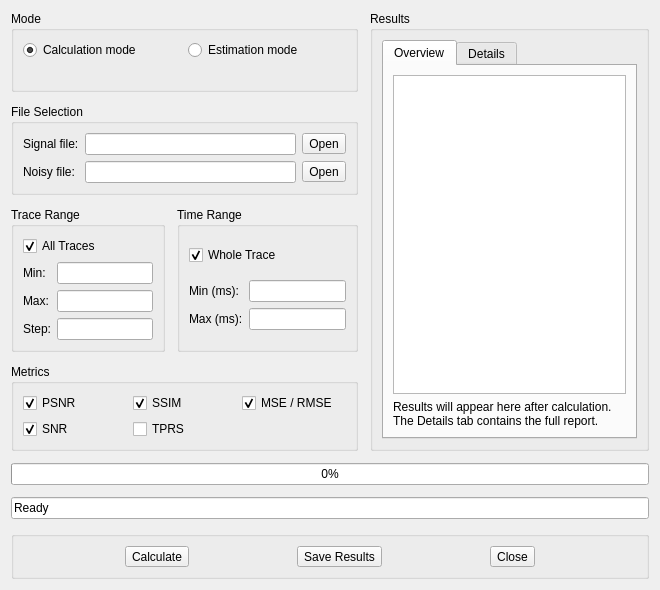
<?xml version='1.0' encoding='UTF-8'?>
<ui version="4.0">
 <class>MetricsDialog</class>
 <widget class="QDialog" name="MetricsDialog">
  <property name="geometry">
   <rect>
    <x>0</x>
    <y>0</y>
    <width>660</width>
    <height>550</height>
   </rect>
  </property>
  <property name="windowTitle">
   <string>Seismic Data Quality Metrics</string>
  </property>
  <layout class="QVBoxLayout" name="verticalLayout_main">
   <property name="spacing">
    <number>12</number>
   </property>
   <item>
    <layout class="QHBoxLayout" name="bodyLayout">
     <item>
      <layout class="QVBoxLayout" name="settingsLayout">
       <item>
        <widget class="QGroupBox" name="groupBox_mode">
         <property name="title">
          <string>Mode</string>
         </property>
         <layout class="QGridLayout" name="verticalLayout_mode">
          <item row="0" column="0">
           <widget class="CustomRadioButton" name="rbCalculation">
            <property name="checked">
             <bool>true</bool>
            </property>
            <property name="text">
             <string>Calculation mode</string>
            </property>
           </widget>
          </item>
          <item row="0" column="1">
           <widget class="CustomRadioButton" name="rbEstimation">
            <property name="text">
             <string>Estimation mode</string>
            </property>
           </widget>
          </item>
          <item row="1" column="0" colspan="2">
           <widget class="QLabel" name="modeHint">
            <property name="text">
             <string />
            </property>
            <property name="wordWrap">
             <bool>true</bool>
            </property>
           </widget>
          </item>
         </layout>
        </widget>
       </item>
       <item>
        <widget class="QGroupBox" name="groupBox_files">
         <property name="title">
          <string>File Selection</string>
         </property>
         <layout class="QVBoxLayout" name="verticalLayout_files">
          <item>
           <layout class="QGridLayout" name="gridLayout_files">
            <item row="0" column="0">
             <widget class="QLabel" name="label_file1">
              <property name="text">
               <string>Signal file:</string>
              </property>
             </widget>
            </item>
            <item row="0" column="1">
             <widget class="QLineEdit" name="pathFile1">
              <property name="enabled">
               <bool>true</bool>
              </property>
              <property name="readOnly">
               <bool>true</bool>
              </property>
              <property name="toolTip">
               <string>Uses the file open in the main window as the reference.</string>
              </property>
             </widget>
            </item>
            <item row="0" column="2">
             <widget class="QToolButton" name="btnOpenFile1">
              <property name="minimumSize">
               <size>
                <width>30</width>
                <height>0</height>
               </size>
              </property>
              <property name="text">
               <string>Open</string>
              </property>
             </widget>
            </item>
            <item row="1" column="0">
             <widget class="QLabel" name="label_file2">
              <property name="text">
               <string>Noisy file:</string>
              </property>
             </widget>
            </item>
            <item row="1" column="1">
             <widget class="QLineEdit" name="pathFile2">
              <property name="toolTip">
               <string>Select the noisy file to compare</string>
              </property>
              <property name="readOnly">
               <bool>true</bool>
              </property>
             </widget>
            </item>
            <item row="1" column="2">
             <widget class="QToolButton" name="btnOpenFile2">
              <property name="minimumSize">
               <size>
                <width>30</width>
                <height>0</height>
               </size>
              </property>
              <property name="text">
               <string>Open</string>
              </property>
             </widget>
            </item>
           </layout>
          </item>
         </layout>
        </widget>
       </item>
       <item>
        <layout class="QHBoxLayout" name="horizontalLayout_range">
         <item>
          <widget class="QGroupBox" name="groupBox_trace">
           <property name="title">
            <string>Trace Range</string>
           </property>
           <layout class="QVBoxLayout" name="verticalLayout_trace">
            <item>
             <widget class="CustomCheckBox" name="ckTrAll">
              <property name="text">
               <string>All Traces</string>
              </property>
              <property name="checked">
               <bool>true</bool>
              </property>
             </widget>
            </item>
            <item>
             <layout class="QGridLayout" name="gridLayout_trace">
              <item row="0" column="0">
               <widget class="QLabel" name="label_trmin">
                <property name="text">
                 <string>Min:</string>
                </property>
               </widget>
              </item>
              <item row="0" column="1">
               <widget class="QLineEdit" name="edTrMin" />
              </item>
              <item row="1" column="0">
               <widget class="QLabel" name="label_trmax">
                <property name="text">
                 <string>Max:</string>
                </property>
               </widget>
              </item>
              <item row="1" column="1">
               <widget class="QLineEdit" name="edTrMax" />
              </item>
              <item row="2" column="0">
               <widget class="QLabel" name="label_trstp">
                <property name="text">
                 <string>Step:</string>
                </property>
               </widget>
              </item>
              <item row="2" column="1">
               <widget class="QLineEdit" name="edTrStp" />
              </item>
             </layout>
            </item>
           </layout>
          </widget>
         </item>
         <item>
          <widget class="QGroupBox" name="groupBox_time">
           <property name="title">
            <string>Time Range</string>
           </property>
           <layout class="QVBoxLayout" name="verticalLayout_time">
            <item>
             <widget class="CustomCheckBox" name="ckTmAll">
              <property name="text">
               <string>Whole Trace</string>
              </property>
              <property name="checked">
               <bool>true</bool>
              </property>
             </widget>
            </item>
            <item>
             <layout class="QGridLayout" name="gridLayout_time">
              <item row="0" column="0">
               <widget class="QLabel" name="label_tmmin">
                <property name="text">
                 <string>Min (ms):</string>
                </property>
               </widget>
              </item>
              <item row="0" column="1">
               <widget class="QLineEdit" name="edTmMin" />
              </item>
              <item row="1" column="0">
               <widget class="QLabel" name="label_tmmax">
                <property name="text">
                 <string>Max (ms):</string>
                </property>
               </widget>
              </item>
              <item row="1" column="1">
               <widget class="QLineEdit" name="edTmMax" />
              </item>
             </layout>
            </item>
           </layout>
          </widget>
         </item>
        </layout>
       </item>
       <item>
        <widget class="QGroupBox" name="groupBox_metrics">
         <property name="title">
          <string>Metrics</string>
         </property>
         <layout class="QGridLayout" name="gridLayout_metrics">
          <item row="0" column="0">
           <widget class="CustomCheckBox" name="ckPSNR">
            <property name="text">
             <string>PSNR</string>
            </property>
            <property name="checked">
             <bool>true</bool>
            </property>
           </widget>
          </item>
          <item row="0" column="1">
           <widget class="CustomCheckBox" name="ckSSIM">
            <property name="text">
             <string>SSIM</string>
            </property>
            <property name="checked">
             <bool>true</bool>
            </property>
           </widget>
          </item>
          <item row="0" column="2">
           <widget class="CustomCheckBox" name="ckMSE">
            <property name="checked">
             <bool>true</bool>
            </property>
            <property name="text">
             <string>MSE / RMSE</string>
            </property>
           </widget>
          </item>
          <item row="1" column="0">
           <widget class="CustomCheckBox" name="ckSNR">
            <property name="text">
             <string>SNR</string>
            </property>
            <property name="checked">
             <bool>true</bool>
            </property>
           </widget>
          </item>
          <item row="1" column="1">
           <widget class="CustomCheckBox" name="chkTPRS">
            <property name="toolTip">
             <string>Signal power ratio estimated from adjacent traces (estimation mode only).</string>
            </property>
            <property name="text">
             <string>TPRS</string>
            </property>
           </widget>
          </item>
         </layout>
        </widget>
       </item>
      </layout>
     </item>
     <item>
      <widget class="QGroupBox" name="groupBox_results">
       <property name="title">
        <string>Results</string>
       </property>
       <layout class="QVBoxLayout" name="verticalLayout_results">
        <item>
         <widget class="QTabWidget" name="resultTabs">
          <widget class="QWidget" name="summaryTab">
           <attribute name="title">
            <string>Overview</string>
           </attribute>
           <layout class="QVBoxLayout" name="summaryLayout">
            <item>
             <widget class="MyStringTable" name="metricTable" />
            </item>
            <item>
             <widget class="QLabel" name="resultHint">
              <property name="text">
               <string>Results will appear here after calculation. The Details tab contains the full report.</string>
              </property>
              <property name="wordWrap">
               <bool>true</bool>
              </property>
             </widget>
            </item>
           </layout>
          </widget>
          <widget class="QWidget" name="detailsTab">
           <attribute name="title">
            <string>Details</string>
           </attribute>
           <layout class="QVBoxLayout" name="detailsLayout">
            <item>
             <widget class="QPlainTextEdit" name="txtResults">
              <property name="readOnly">
               <bool>true</bool>
              </property>
             </widget>
            </item>
           </layout>
          </widget>
         </widget>
        </item>
       </layout>
      </widget>
     </item>
    </layout>
   </item>
   <item>
    <widget class="QProgressBar" name="progressBar">
     <property name="value">
      <number>0</number>
     </property>
     <property name="alignment">
      <set>Qt::AlignCenter</set>
     </property>
    </widget>
   </item>
   <item>
    <widget class="QLineEdit" name="edMess">
     <property name="enabled">
      <bool>true</bool>
     </property>
     <property name="readOnly">
      <bool>true</bool>
     </property>
     <property name="text">
      <string>Ready</string>
     </property>
    </widget>
   </item>
   <item>
    <widget class="QGroupBox" name="groupBox_buttons">
     <property name="title">
      <string />
     </property>
     <layout class="QHBoxLayout" name="horizontalLayout_buttons">
      <item>
       <widget class="QToolButton" name="btnCalculate">
        <property name="text">
         <string>Calculate</string>
        </property>
        <property name="icon">
         <iconset resource="myrc.qrc">
          <normaloff>:/images/FileSave.png</normaloff>:/images/FileSave.png</iconset>
        </property>
        <property name="toolButtonStyle">
         <enum>Qt::ToolButtonTextBesideIcon</enum>
        </property>
       </widget>
      </item>
      <item>
       <widget class="QToolButton" name="btnSaveResults">
        <property name="text">
         <string>Save Results</string>
        </property>
        <property name="icon">
         <iconset resource="myrc.qrc">
          <normaloff>:/images/FileSave.png</normaloff>:/images/FileSave.png</iconset>
        </property>
        <property name="toolButtonStyle">
         <enum>Qt::ToolButtonTextBesideIcon</enum>
        </property>
       </widget>
      </item>
      <item>
       <widget class="QToolButton" name="btnClose">
        <property name="text">
         <string>Close</string>
        </property>
        <property name="icon">
         <iconset resource="myrc.qrc">
          <normaloff>:/images/delete_item.png</normaloff>:/images/delete_item.png</iconset>
        </property>
        <property name="toolButtonStyle">
         <enum>Qt::ToolButtonTextBesideIcon</enum>
        </property>
       </widget>
      </item>
     </layout>
    </widget>
   </item>
  </layout>
 </widget>
 <resources>
  <include location="myrc.qrc" />
 </resources>
 <connections />
 <customwidgets>
  <customwidget>
   <class>MyStringTable</class>
   <extends>QTableView</extends>
   <header>mystringtable.h</header>
  </customwidget>
  <customwidget>
   <class>CustomCheckBox</class>
   <extends>QCheckBox</extends>
   <header>customcontrols.h</header>
  </customwidget>
  <customwidget>
   <class>CustomRadioButton</class>
   <extends>QRadioButton</extends>
   <header>customcontrols.h</header>
  </customwidget>
 </customwidgets>
</ui>
